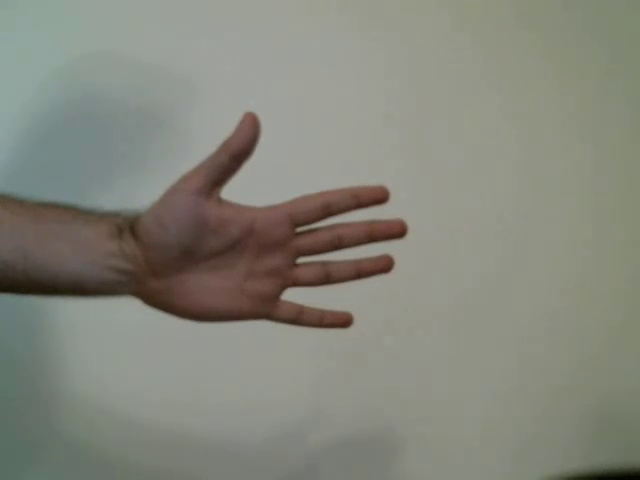
#> input picture frame 34 of scripts/opencv/data/hand_move.mp4, 640 x 480 px
$ python optical_flow_lk.py
#> lines starting #> are read from the running program, lines starting #| are printed output that depends on the picture; after the words box and inside, x2 and y2 are one past the last pixel; in counts of white or black regions, pixels touching at a corner belong together
import cv2
import numpy as np


# good features to track parameters
corner_track_params = dict(maxCorners=10, qualityLevel=0.3, minDistance=7, blockSize=7)
# speed v/s accuracy in metrics
lk_params = dict(winSize=(200, 200), maxLevel=2, criteria=(cv2.TERM_CRITERIA_EPS | cv2.TERM_CRITERIA_COUNT, 10, 0.03))
cap = cv2.VideoCapture('../../data/hand_move.mp4')

if not cap.isOpened():
    print('ERROR, FILE NOT FOUND')

ret, prev_frame = cap.read()
#> prev_frame is the input picture: shape (480, 640, 3); mean B, G, R 123.8, 134.2, 133.3
prev_gray = cv2.cvtColor(prev_frame, cv2.COLOR_BGR2GRAY)
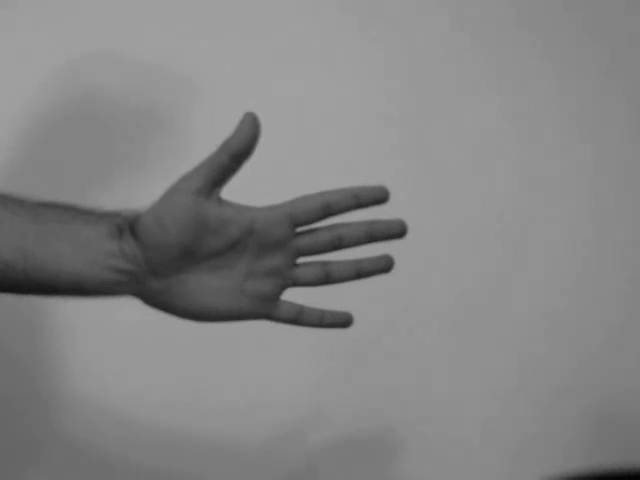
#> prev_gray: shape (480, 640); min 3, max 166, mean 132.8
prev_points = cv2.goodFeaturesToTrack(prev_gray, mask=None, **corner_track_params)
#> prev_points = [[297, 261], [283, 297], [295, 229], [222, 195], [386, 200]]

# Mask to draw on
mask = np.zeros_like(prev_frame)

while True:
    ret, frame = cap.read()
    frame_gray = cv2.cvtColor(frame, cv2.COLOR_BGR2GRAY)

    next_pts, status, err = cv2.calcOpticalFlowPyrLK(prev_gray, frame_gray, prev_points, None, **lk_params)
#> next_pts has the same summary as prev_points; status = [1, 1, 1, 1, 1]; err = [0.376, 0.348, 0.372, 0.276, 0.288]

    good_new = next_pts[status == 1]
#> good_new has the same summary as prev_points
    good_prev = prev_points[status == 1]
#> good_prev has the same summary as prev_points

    for i, (new, prev) in enumerate(zip(good_new, good_prev)):
        x_new, y_new = new.ravel()
        x_prev, y_prev = prev.ravel()
        mask = cv2.line(img=mask, pt1=(int(x_new), int(y_new)),
                        pt2=(int(x_prev), int(y_prev)),
                        color=(0, 255, 0), thickness=3)
        frame = cv2.circle(frame, (int(x_new), int(y_new)), 8, (0, 0, 255), -1)
#> this loop made 5 passes
#> (x_new, y_new, x_prev, y_prev) on passes 1 to 5: (297, 261, 297, 261), (283, 297, 283, 297), (295, 229, 295, 229), (222, 195, 222, 195), (386, 200, 386, 200)
#> pass 1, `frame = cv2.circle(frame, (int(x_new), int(y_new)), 8, (0, 0, 255), -1)`:
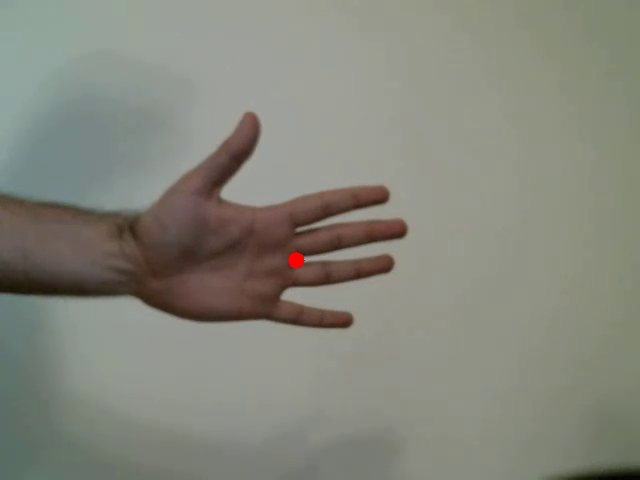
#> frame: shape (480, 640, 3); mean B, G, R 123.6, 134.2, 133.4
#> pass 2, `frame = cv2.circle(frame, (int(x_new), int(y_new)), 8, (0, 0, 255), -1)`:
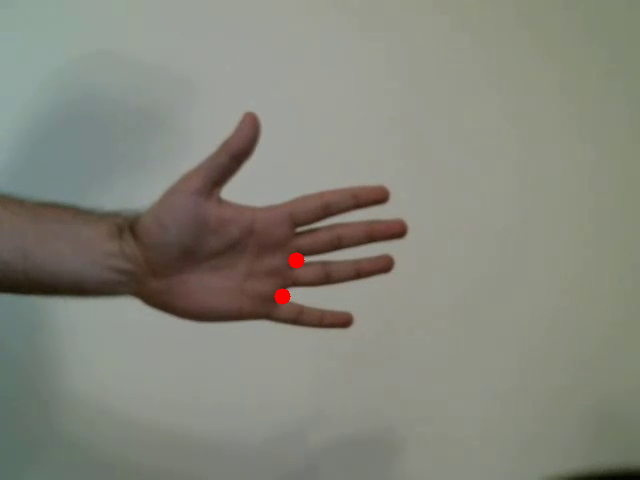
#> frame: shape (480, 640, 3); 0.06% of pixels changed, all inside (x1, y1, x2, y2) = (274, 288, 291, 305)
#> after the loop:
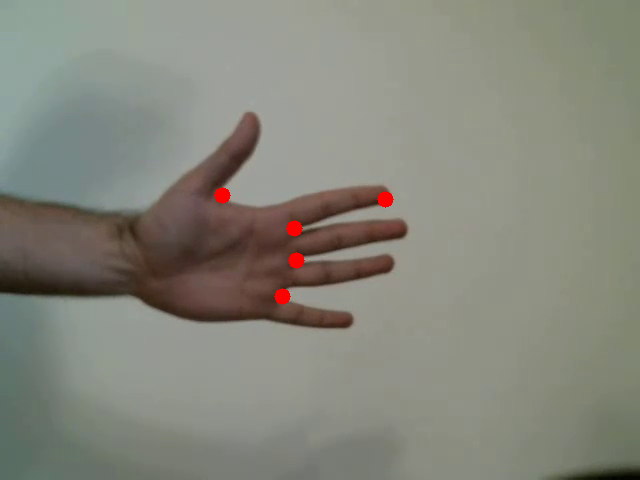
#> frame: shape (480, 640, 3); 0.19% of pixels changed, all inside (x1, y1, x2, y2) = (214, 187, 394, 237)
#> after the loop:
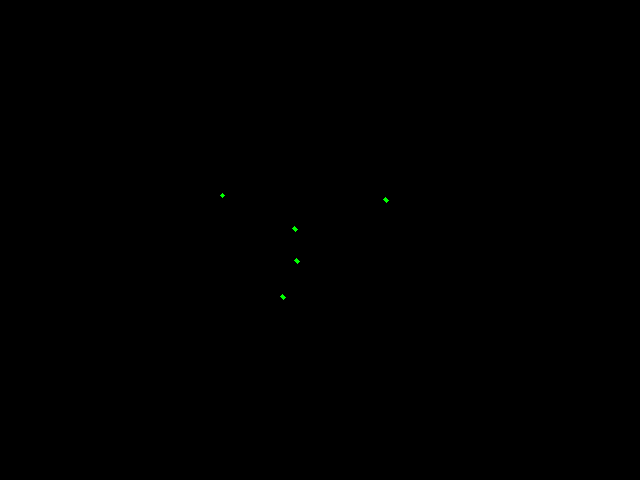
#> mask: shape (480, 640, 3); mean of channels 0, 1, 2 0, 0.1, 0; drawn as B, G, R
    img = cv2.add(frame, mask)
    cv2.imshow('tracking', img)

    k = cv2.waitKey(30) & 0xFF
#> (key Esc is pressed here)
    if k == 27:
        break

    prev_gray = frame_gray.copy()
    prev_points = good_new.reshape(-1, 1, 2)

cap.release()
cv2.destroyAllWindows()

$ run again, starting later in the video
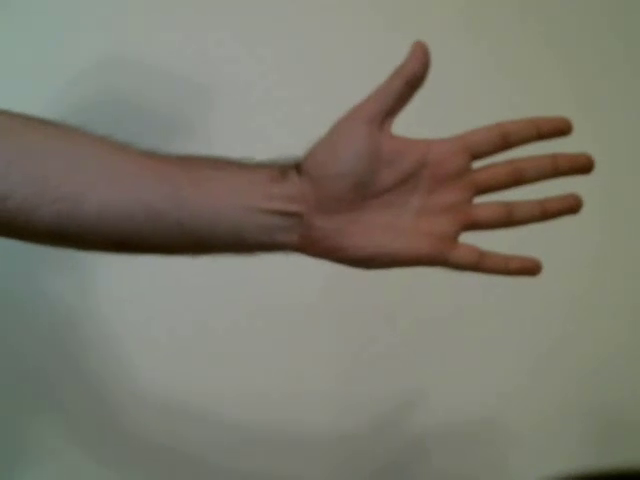
#> input picture frame 272 of scripts/opencv/data/hand_move.mp4, 640 x 480 px
#> prev_frame is the input picture: shape (480, 640, 3); mean B, G, R 109.7, 122, 124.2
#> prev_points = [[473, 166], [475, 201], [461, 239], [569, 132], [588, 172], [576, 212], [539, 272]]
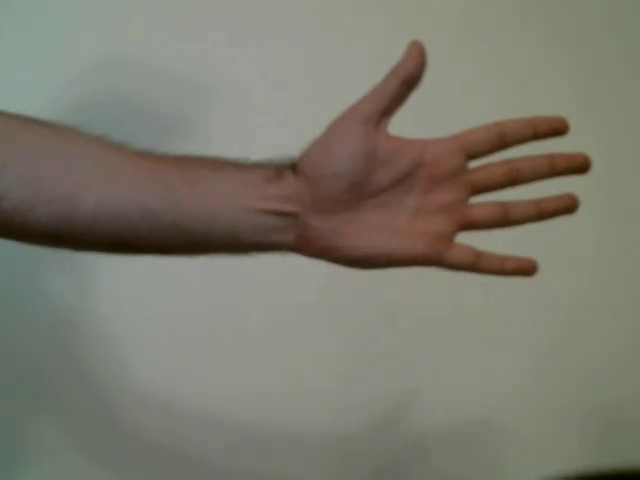
#> input picture frame 273 of scripts/opencv/data/hand_move.mp4, 640 x 480 px
#> frame is the input picture: shape (480, 640, 3); mean B, G, R 109.6, 122.1, 124.2
#> next_pts = [[469, 166], [471, 201], [456.9, 239.1], [565.4, 131.9], [584.3, 171.9], [572.2, 212], [535, 272.1]]; status = [1, 1, 1, 1, 1, 1, 1]; err = [0.647, 0.729, 0.636, 0.654, 0.796, 0.743, 0.661]
#> good_new has the same summary as next_pts
#> good_prev has the same summary as prev_points
#> the loop `for i, (new, prev) in enumerate(zip(good_new, good_prev)):` made 7 passes
#> (x_new, y_new, x_prev, y_prev) on passes 1 to 7: (469, 166, 473, 166), (471, 201, 475, 201), (456.9, 239.1, 461, 239), (565.4, 131.9, 569, 132), (584.3, 171.9, 588, 172), (572.2, 212, 576, 212), (535, 272.1, 539, 272)
#> after the loop `for i, (new, prev) in enumerate(zip(good_new, good_prev)):`:
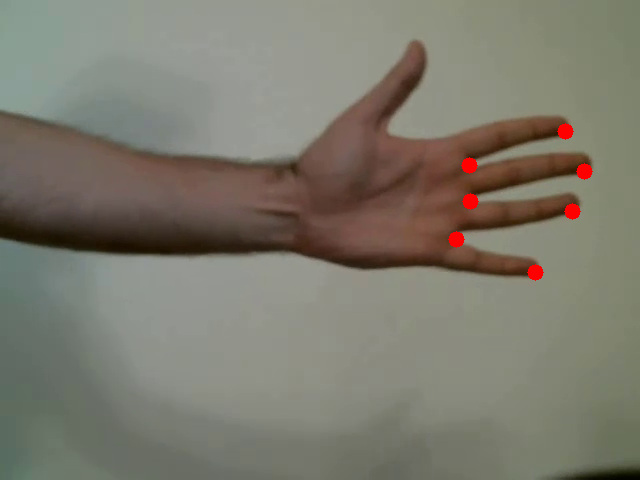
#> frame: shape (480, 640, 3); mean B, G, R 109.3, 121.7, 124.9
